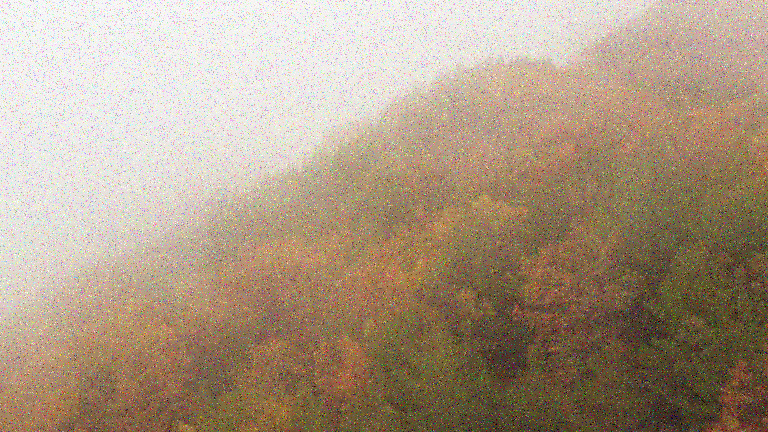
#> input picture image.jpg, 768 x 432 px
$ python main.py
#> lines starting #> are read from the running program, lines starting #| are printed output that depends on the picture
import cv2
import numpy as np
import matplotlib.pyplot as plt
import os

OUTPUT_DIR = "output"
os.makedirs(OUTPUT_DIR, exist_ok=True)


def load_image(path):
    img = cv2.imread(path, cv2.IMREAD_UNCHANGED)
    if img is None:
        raise FileNotFoundError(f"Cannot read image: {path}")

    is_gray = len(img.shape) == 2 or img.shape[2] == 1

    arr = img.astype(np.float32) / 255.0

    return arr, is_gray


def remove_noise(image):

    blurred = cv2.GaussianBlur(image, (5, 5), 3)
    return blurred.astype(np.float32)


def gamma_correction(image, gamma_value=2):

    C = np.power(image, gamma_value)
    return np.clip(C, 0.0, 1.0).astype(np.float32)


def histogram_linear_transformation(image):
    g_min = np.min(image)
    g_max = np.max(image)

    if g_max <= g_min:
        return image.copy()

    k = 1.0 / (g_max - g_min)

    C = k * (image - g_min)

    return np.clip(C, 0.0, 1.0).astype(np.float32)


def mean_brightness(img, is_gray):
    if is_gray:
        return float(np.mean(img))
    else:
        hsv = cv2.cvtColor((img * 255).astype(np.uint8), cv2.COLOR_BGR2HSV)
        return float(np.mean(hsv[:, :, 2]))


def activate_appropriate_contrast_processor(img, is_gray):
    mean_v = mean_brightness(img, is_gray)

    if mean_v > 200:
        processed = gamma_correction(img)
        proc_title = "Processed: Gamma"
    else:
        processed = histogram_linear_transformation(img)
        proc_title = "Processed: Histogram linear"

    return processed, proc_title


def save_image_comparison(original, processed, out_path, is_gray, title=""):
    fig, axes = plt.subplots(1, 2, figsize=(12, 6))

    axes[0].set_title("Original")
    axes[1].set_title("Processed")

    if is_gray:
        axes[0].imshow(original, cmap="gray")
        axes[1].imshow(processed, cmap="gray")
    else:
        axes[0].imshow(cv2.cvtColor(original, cv2.COLOR_BGR2RGB))
        axes[1].imshow(cv2.cvtColor(processed, cv2.COLOR_BGR2RGB))

    for ax in axes:
        ax.axis("off")

    if title:
        fig.suptitle(title)

    plt.tight_layout()
    plt.savefig(out_path, dpi=150, bbox_inches="tight")
    plt.close(fig)


def plot_and_save_histograms(original, processed, out_path, is_gray):
    n = 50
    fig, axes = plt.subplots(1, 2, figsize=(12, 4))
    axes[0].set_xlim(0, 255)
    axes[1].set_xlim(0, 255)
    if is_gray:
        orig = (original * 255).astype(np.uint8)
        proc = (processed * 255).astype(np.uint8)

        orig_hist, bins = np.histogram(orig.flatten(), bins=256, range=(0, 255))
        proc_hist, _ = np.histogram(proc.flatten(), bins=256, range=(0, 255))

        axes[0].plot(bins[:-1], orig_hist)
        axes[1].plot(bins[:-1], proc_hist)
    else:
        orig = (original * 255).astype(np.uint8)
        proc = (processed * 255).astype(np.uint8)

        for c, col in enumerate(["r", "g", "b"]):
            orig_hist, bins = np.histogram(
                orig[:, :, c].flatten(), bins=256, range=(0, 255)
            )
            proc_hist, _ = np.histogram(
                proc[:, :, c].flatten(), bins=256, range=(0, 255)
            )

            axes[0].plot(bins[:-1], orig_hist, color=col)
            axes[1].plot(bins[:-1], proc_hist, color=col)

    axes[0].set_title("Original histogram")
    axes[1].set_title("Processed histogram")

    for ax in axes:
        ax.set_xlabel("Intensity")
        ax.set_ylabel("Frequency")
        ax.grid(True, alpha=0.3)

    plt.tight_layout()
    plt.savefig(out_path, dpi=150, bbox_inches="tight")
    plt.close(fig)


def process_single_image(path, idx):
    img, is_gray = load_image(path)

    denoised = remove_noise(img)
    processed, proc_title = activate_appropriate_contrast_processor(denoised, is_gray)

    base = os.path.splitext(os.path.basename(path))[0]
    img_out = os.path.join(OUTPUT_DIR, f"{idx:02d}_{base}_comparison.png")
    hist_out = os.path.join(OUTPUT_DIR, f"{idx:02d}_{base}_histogram.png")

    save_image_comparison(img, processed, img_out, is_gray, proc_title)
    plot_and_save_histograms(img, processed, hist_out, is_gray)

    print(f"Saved: {img_out}")
    print(f"Saved: {hist_out}")
    print(f"{base}: {proc_title}")


def main():
    files = [
        "image.jpg",
        "image2.jpg",
        "image3.jpg",
        "image4.jpeg",
        "image5.png",
    ]

    for i, f in enumerate(files, start=1):
        if os.path.exists(f):
            process_single_image(f, i)
#> in load_image, img is the input picture: shape (432, 768, 3); mean B, G, R 132.6, 153.4, 172
#> in process_single_image, `img, is_gray = load_image(path)`: is_gray = False
#> in remove_noise, `blurred = cv2.GaussianBlur(image, (5, 5), 3)`:
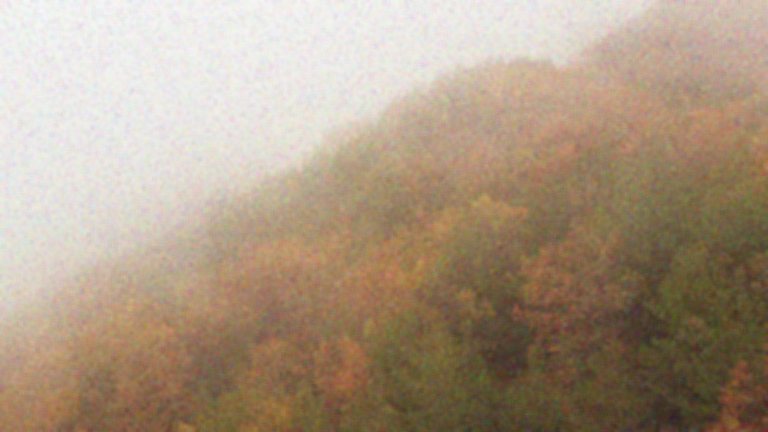
#> blurred: shape (432, 768, 3) float32; mean B, G, R 0.52, 0.602, 0.675
#> in mean_brightness, `hsv = cv2.cvtColor((img * 255).astype(np.uint8), cv2.COLOR_BGR2HSV)`: hsv: shape (432, 768, 3); mean H, S, V 28, 71.8, 171.9
#> in activate_appropriate_contrast_processor, `mean_v = mean_brightness(img, is_gray)`: mean_v = 171.9
#> in histogram_linear_transformation, `g_min = np.min(image)`: g_min = 0.0924
#> in histogram_linear_transformation, `g_max = np.max(image)`: g_max = 0.977
#> in histogram_linear_transformation, `k = 1.0 / (g_max - g_min)`: k = 1.13
#> in histogram_linear_transformation, `C = k * (image - g_min)`:
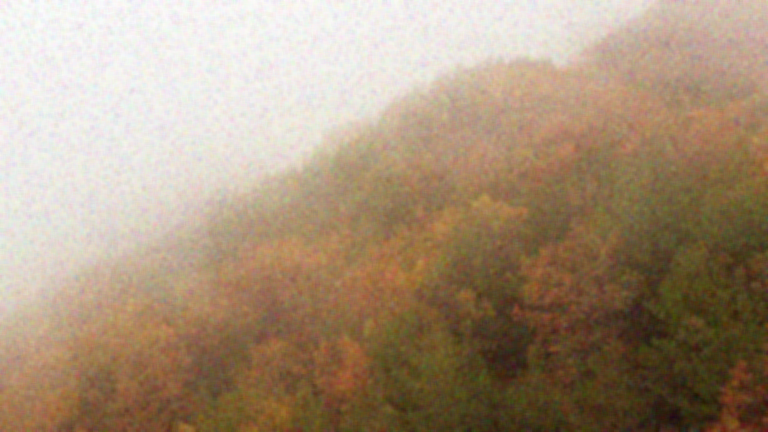
#> C: shape (432, 768, 3) float32; mean B, G, R 0.483, 0.576, 0.659
#> in process_single_image, `processed, proc_title = activate_appropriate_contrast_processor(denois..`: proc_title = 'Processed: Histogram linear'
#> in save_image_comparison, `plt.savefig(out_path, dpi=150, bbox_inches="tight")`:
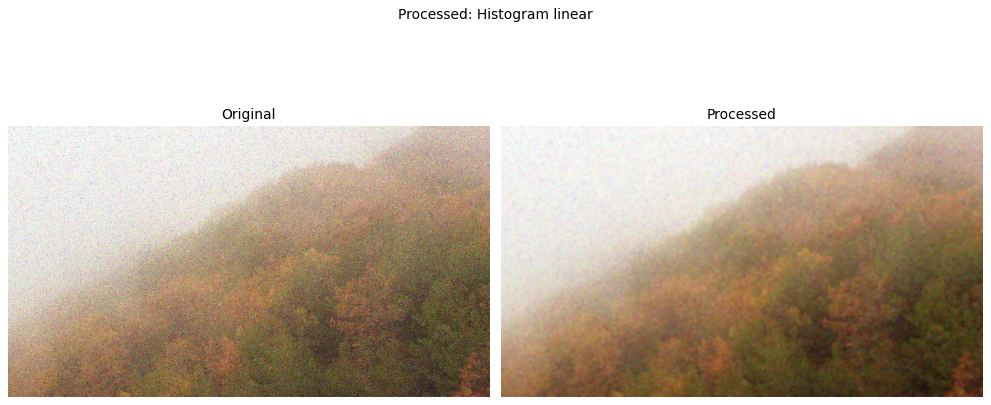
#> figure drawn by matplotlib, 2 panels
#> in plot_and_save_histograms, `plt.savefig(out_path, dpi=150, bbox_inches="tight")`:
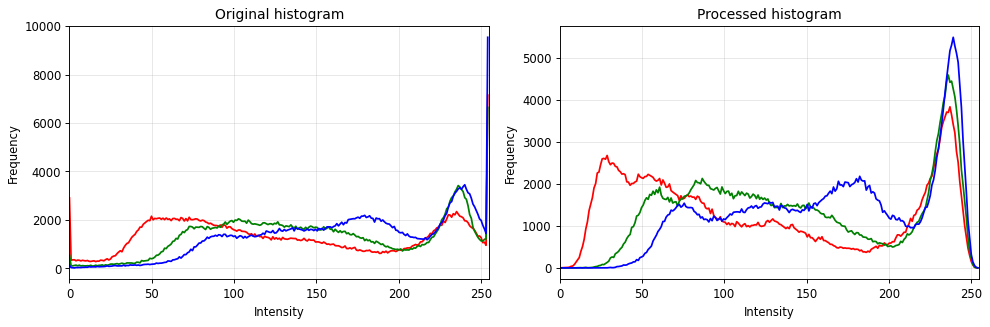
#> figure drawn by matplotlib, 2 panels; panel 1: curve peaks at x = 254, y = 7149; panel 1: curve peaks at x = 254, y = 6642; panel 1: curve peaks at x = 254, y = 9536; panel 2: curve peaks at x = 237.1, y = 3836
#| image: Processed: Histogram linear
#> pass 3 of the loop in main, `for i, f in enumerate(files, start=1):`:
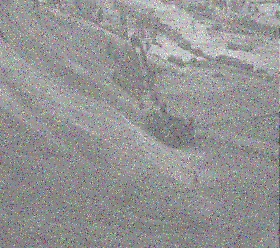
#> input picture image3.jpg, 280 x 248 px
#> in load_image, img is the input picture: shape (248, 280, 3); mean B, G, R 147.7, 147.7, 147.7
#> arr: shape (248, 280, 3) float32
#> in remove_noise (call 2), `blurred = cv2.GaussianBlur(image, (5, 5), 3)`:
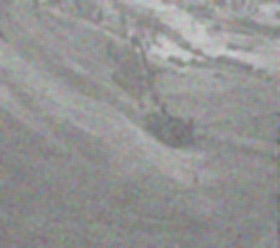
#> blurred: shape (248, 280, 3) float32; mean B, G, R 0.579, 0.579, 0.579
#> hsv: shape (248, 280, 3); mean H, S, V 87.5, 14.6, 151.5
#> C: shape (248, 280, 3) float32
#> proc: shape (248, 280, 3)
#> in plot_and_save_histograms (call 2), `plt.savefig(out_path, dpi=150, bbox_inches="tight")`:
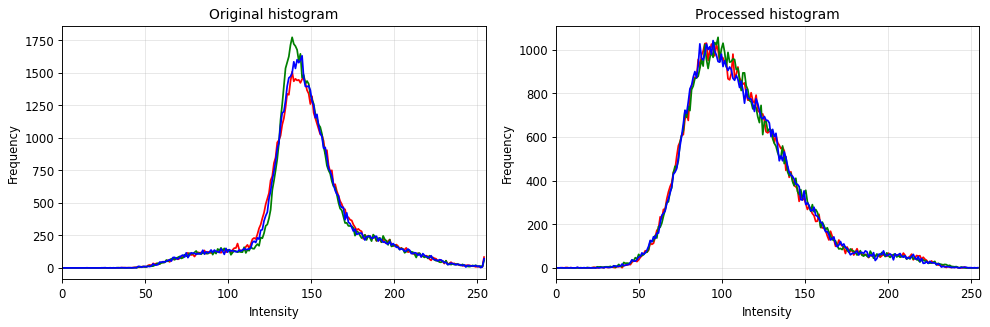
#> figure drawn by matplotlib, 2 panels; panel 1: curve peaks at x = 138.5, y = 1507; panel 1: curve peaks at x = 138.5, y = 1772; panel 1: curve peaks at x = 144.4, y = 1630; panel 2: curve peaks at x = 90.64, y = 1030
#| image3: Processed: Histogram linear
#> the loop made 5 passes; the first 3 are shown


if __name__ == "__main__":
    main()
